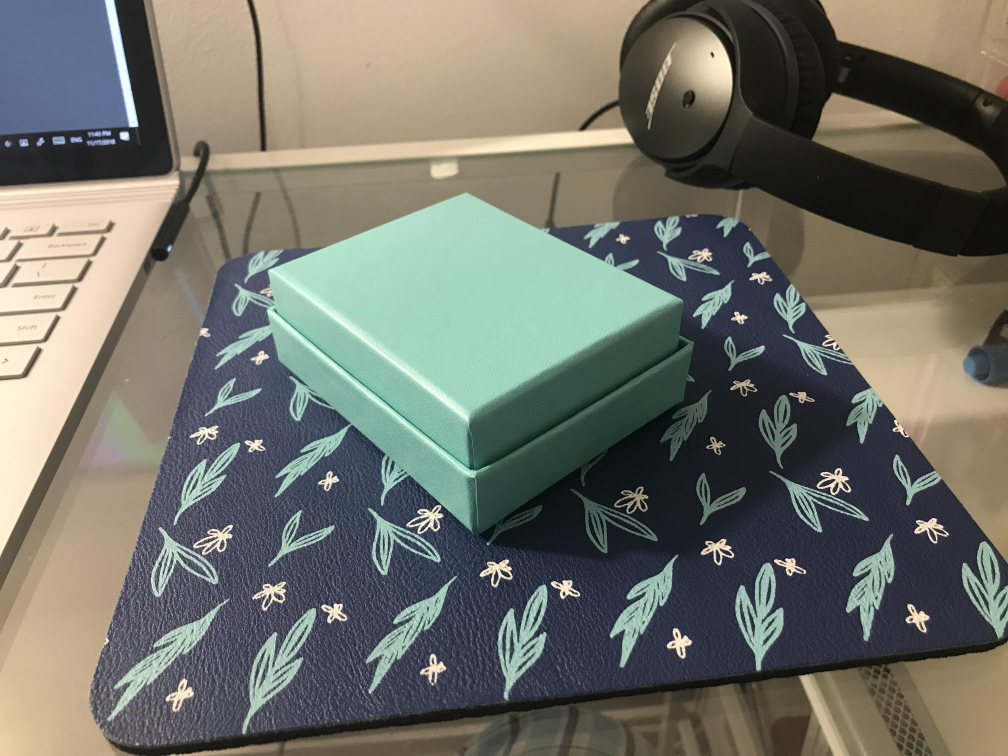
%> input picture HW9/IMG_1810.jpg, 4032 x 3024 px (shown at 1/4 size)
$ octave UncalibratedStereoRectificationExample.m   (GNU Octave 9; MATLAB toolbox functions it lacks are replaced by stand-ins)
%> lines starting %> are read from the running program, lines starting %| are printed output that depends on the picture
%% Uncalibrated Stereo Image Rectification
% This example shows how to use the |estimateFundamentalMatrix|,
% |estimateUncalibratedRectification|, and |detectSURFFeatures| functions
% to compute the rectification of two uncalibrated images, where the camera
% intrinsics are unknown.
%
% Stereo image rectification projects images onto a common image plane in
% such a way that the corresponding points have the same row coordinates.
% This process is useful for stereo vision, because the 2-D stereo
% correspondence problem is reduced to a 1-D problem. As an example, stereo
% image rectification is often used as a pre-processing step for
% <depth-estimation-from-stereo-video.html computing disparity>
% or creating anaglyph images.
%
%  Copyright 2004-2014 The MathWorks, Inc.

%% Step 1: Read Stereo Image Pair
% Read in two color images of the same scene, which were taken from
% different positions. Then, convert them to grayscale. Colors are not
% required for the matching process.
I1 = imread('IMG_1810.jpg');
I2 = imread('IMG_1809.jpg');
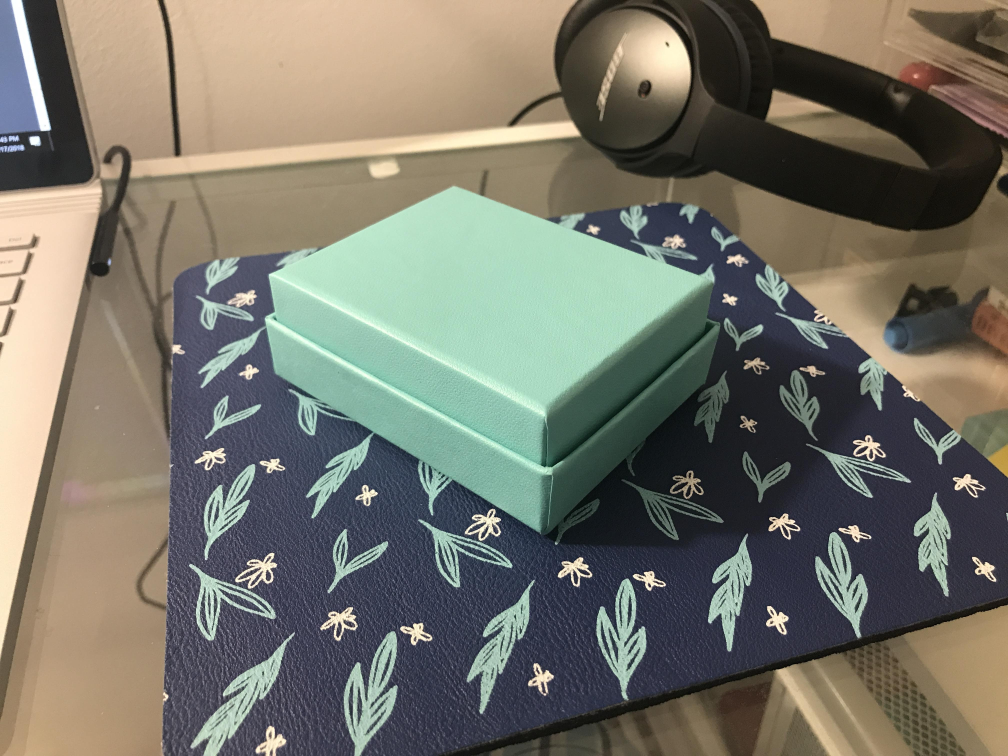
%> input picture HW9/IMG_1809.jpg, 4032 x 3024 px (shown at 1/4 size)

% Convert to grayscale.
I1gray = rgb2gray(I1);
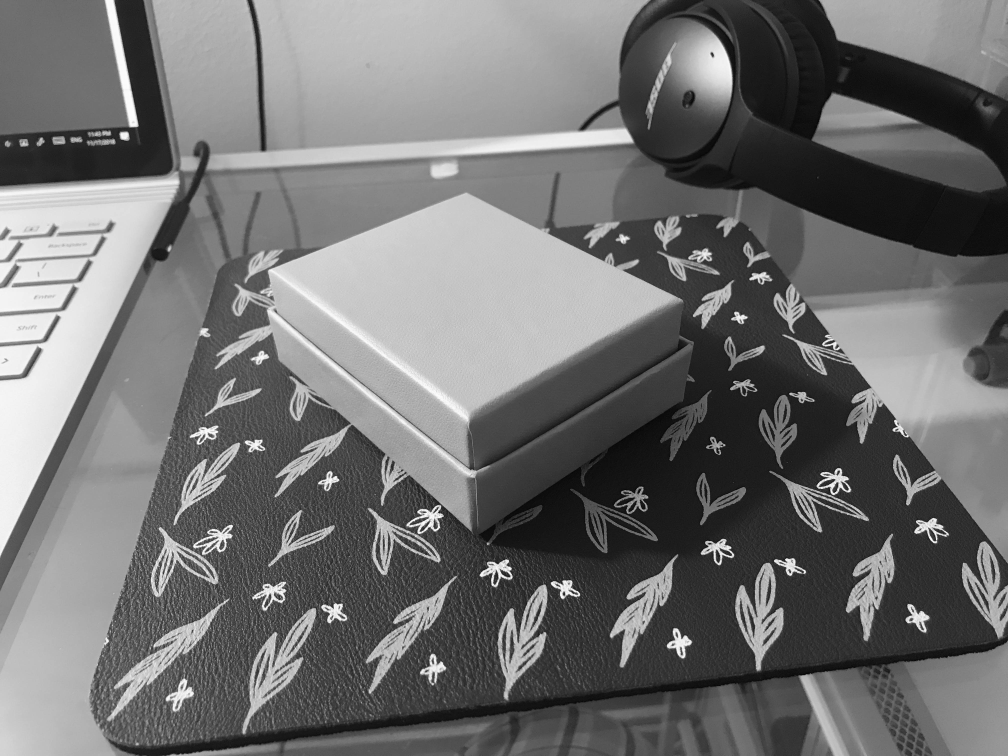
%> I1gray: size 3024x4032 uint8 (shown at 1/4 size); min 0, max 255, mean 112.7
I2gray = rgb2gray(I2);
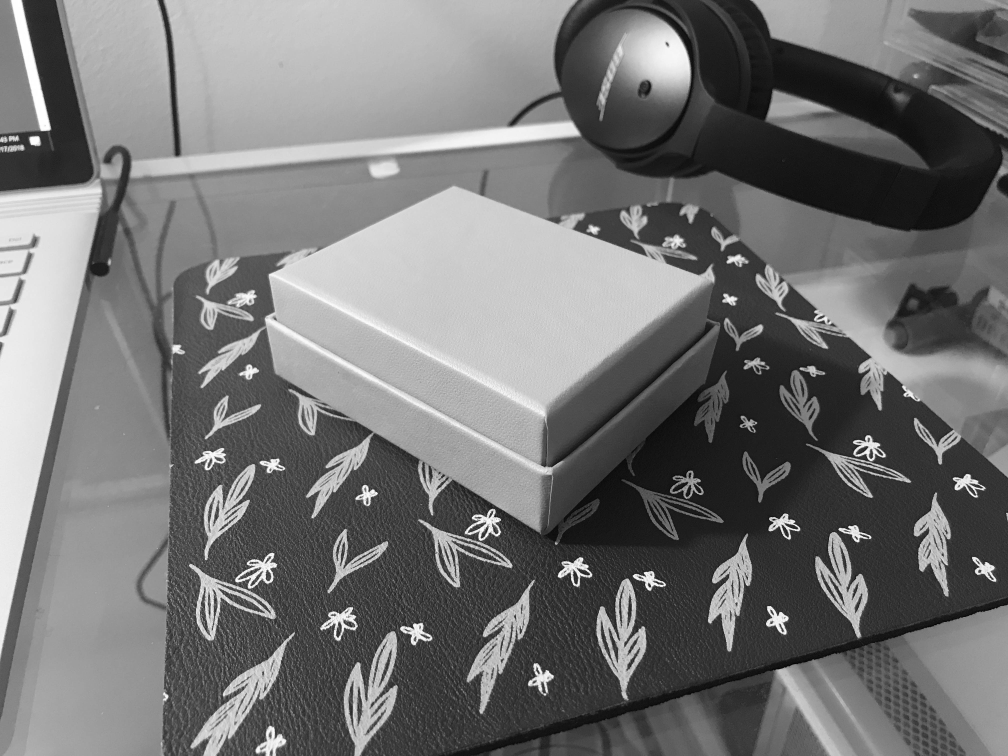
%> I2gray: size 3024x4032 uint8 (shown at 1/4 size); min 0, max 255, mean 115.6

%%
% Display both images side by side. Then, display a color composite
% demonstrating the pixel-wise differences between the images.
figure;
imshowpair(I1, I2,'montage');
title('I1 (left); I2 (right)');
figure;
imshow(stereoAnaglyph(I1,I2));
%> (this line was passed over: stereoAnaglyph is not available in this run)
title('Composite Image (Red - Left Image, Cyan - Right Image)');

%%
% There is an obvious offset between the images in orientation and
% position. The goal of rectification is to transform the images, aligning
% them such that corresponding points will appear on the same rows in both
% images.

%% Step 2: Collect Interest Points from Each Image
% The rectification process requires a set of point correspondences between
% the two images. To generate these correspondences, you will collect
% points of interest from both images, and then choose potential matches
% between them. Use |detectSURFFeatures| to find blob-like features in both
% images.
%> (the run ends here)
